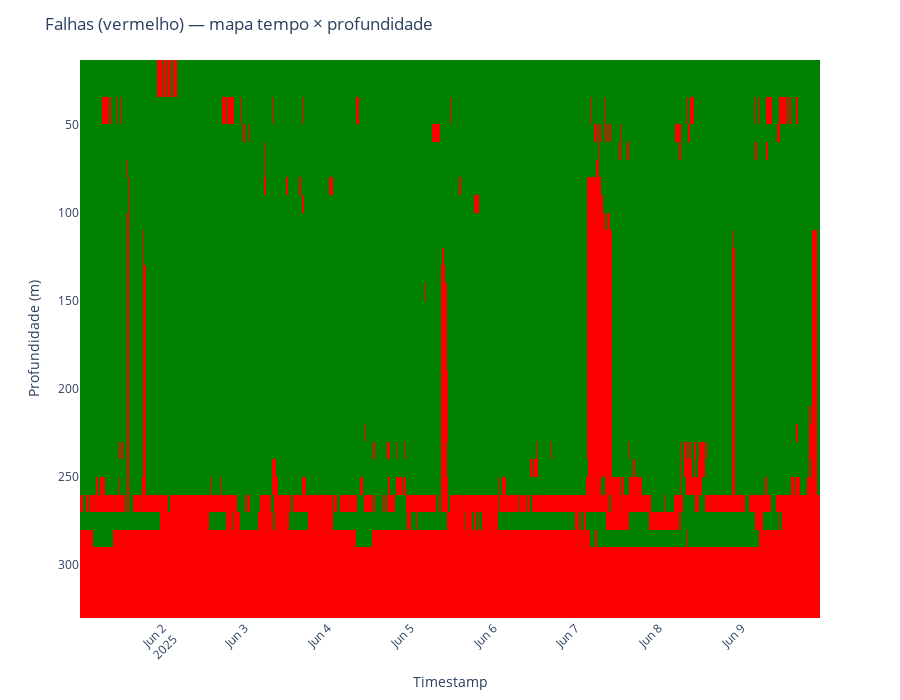

Here is the notebook cell this chart was saved with:
### Markdown cell above
# 🚦 Análise de Co-ocorrência de Dados Inválidos entre Bins

> **Propósito**  
> Verificar se os *buracos de dados* tendem a acontecer **ao mesmo tempo** em diferentes bins do ADCP.  


---

## Intuição

1. **Mapa de probabilidades condicionais**  
   *Para cada bin-i*, medimos a fração de vezes em que **pelo menos um outro bin-j** também estava inválido **na mesma amostra de tempo**.  
   * Leitura: se `P(BIN7 inválido | BIN3 inválido) = 0,75`, significa que, em 75 % das vezes em que o BIN 3 falhou, o BIN 7 falhou junto.

2. **Matriz de correlação ϕ (Pearson para variáveis binárias)**  
   *Transformamos* a tabela `speed_mat` em um DataFrame booleano (`True → NaN`, `False → valor válido`).  
   * Calculamos ϕ (= correlação de Pearson para 0/1).  
   * ϕ ≈ 1 → os dois bins compartilham quase sempre o mesmo estado (válido/ inválido).  
   * ϕ ≈ 0 → falhas independentes.  
   * ϕ < 0 → pouco provável aqui; indicaria que um falha quando o outro não falha.

3. **Heat-map**  
   Cores quentes (vermelho) destacam pares de bins que apresentam *muitas* falhas simultâneas; bons candidatos a investigação conjunta.

### Code cell
import plotly.express as px

# transforma booleano → inteiro (0 válido, 1 inválido)
z = invalid.astype(int)

fig = px.imshow(
    z,
    aspect="auto",
    color_continuous_scale=[[0, "green"], [1, "red"]],
    origin="upper",
    labels=dict(x="Timestamp", y="Profundidade (m)", color="Inválido"),
)

fig.update_yaxes(autorange="reversed")       # profundidade crescente para baixo
fig.update_xaxes(tickangle=-45)

fig.update_layout(
    title="Falhas (vermelho) — mapa tempo × profundidade",
    coloraxis_showscale=False,
    height=700,                                # ← canvas alto
    # width=1200,                                # (opcional) controlando largura
)
fig.show()

### Figure 1 — Plotly figure (JSON) as saved in the notebook; plotly's stock layout.template omitted (floating-point values rounded to 4 significant figures; data arrays with more than 128 entries replaced by an {"elided": "..."} marker saying what was removed)
{"data": [{"coloraxis": "coloraxis", "hovertemplate": "Timestamp: %{x}<br>Profundidade (m): %{y}<br>Inválido: %{z}<extra></extra>", "name": "0", "type": "heatmap", "x": {"elided": "644 str values"}, "xaxis": "x", "y": [24, 45, 55, 65, 75, 85, 95, 105, 115, 125, 135, 145, 155, 165, 175, 185, 195, 205, 215, 225, 235, 245, 255, 265, 275, 285, 295, 305, 315, 325], "yaxis": "y", "z": {"elided": "30x644 int values"}}], "layout": {"coloraxis": {"colorbar": {"title": {"text": "Inválido"}}, "colorscale": [[0, "green"], [1, "red"]], "showscale": false}, "height": 700, "margin": {"t": 60}, "title": {"text": "Falhas (vermelho) — mapa tempo × profundidade"}, "xaxis": {"anchor": "y", "domain": [0, 1], "tickangle": -45, "title": {"text": "Timestamp"}}, "yaxis": {"anchor": "x", "autorange": "reversed", "domain": [0, 1], "title": {"text": "Profundidade (m)"}}}}
